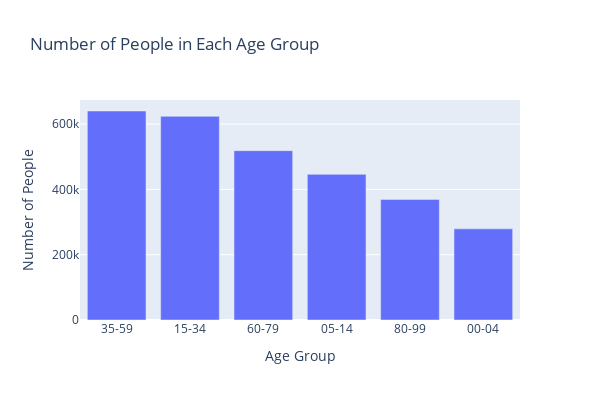

The code cell stored with this chart in its notebook:
### Code cell
fig = px.bar(
    age_group_counts1,
    x='index',  
    y='age_group',  
    title='Number of People in Each Age Group'
)

fig.update_layout(
    width=600,  
    height=400, 
    xaxis_title="Age Group",
    yaxis_title="Number of People",
    
)
fig.update_xaxes(type='category')
fig.show()

### Figure 1 — Plotly figure (JSON) as saved in the notebook; plotly's stock layout.template omitted (floating-point values rounded to 4 significant figures)
{"data": [{"alignmentgroup": "True", "hovertemplate": "index=%{x}<br>age_group=%{y}<extra></extra>", "legendgroup": "", "marker": {"color": "#636efa", "pattern": {"shape": ""}}, "name": "", "offsetgroup": "", "orientation": "v", "showlegend": false, "textposition": "auto", "type": "bar", "x": ["35-59", "15-34", "60-79", "05-14", "80-99", "00-04"], "xaxis": "x", "y": [640080, 623711, 518649, 446013, 369415, 279165], "yaxis": "y"}], "layout": {"barmode": "relative", "height": 400, "legend": {"tracegroupgap": 0}, "title": {"text": "Number of People in Each Age Group"}, "width": 600, "xaxis": {"anchor": "y", "autorange": true, "domain": [0, 1], "range": [-0.5, 5.5], "title": {"text": "Age Group"}, "type": "category"}, "yaxis": {"anchor": "x", "autorange": true, "domain": [0, 1], "range": [0, 673800.0], "title": {"text": "Number of People"}, "type": "linear"}}}
